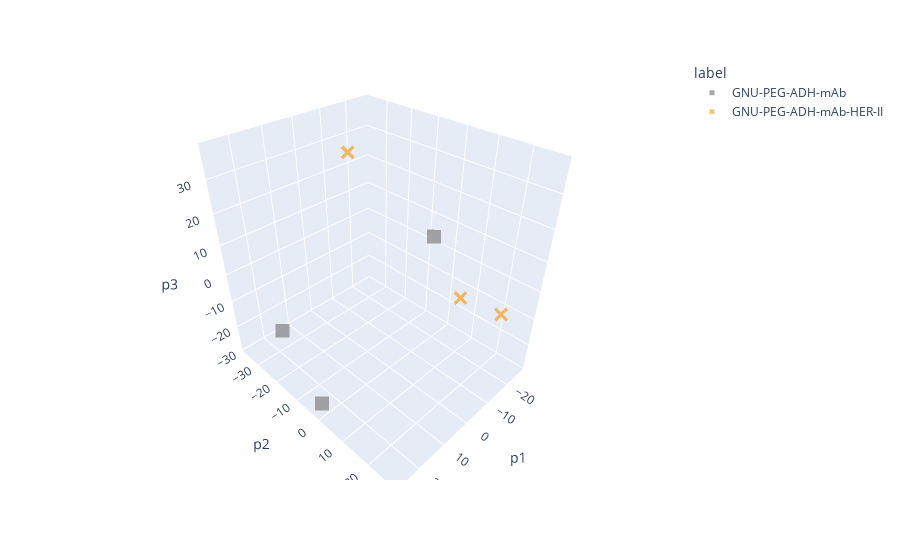

The notebook cell this image was saved under:
### Code cell
fig2 = px.scatter_3d(pls2_df, x='p1', y='p2', z='p3',
                    color='label',
                    symbol='label', opacity=0.7,
                   )
fig2.data[0].marker.color = 'grey'
fig2.data[1].marker.color = '#f5a020'
fig2.data[0].marker.symbol = 'square'
fig2.data[1].marker.symbol = 'x'
fig2.update_traces(marker=dict(size=5))

### Figure 1 — Plotly figure (JSON) as saved in the notebook; plotly's stock layout.template omitted (floating-point values rounded to 4 significant figures)
{"data": [{"hovertemplate": "label=GNU-PEG-ADH-mAb<br>p1=%{x}<br>p2=%{y}<br>p3=%{z}<extra></extra>", "legendgroup": "GNU-PEG-ADH-mAb", "marker": {"color": "grey", "opacity": 0.7, "size": 5, "symbol": "square"}, "mode": "markers", "name": "GNU-PEG-ADH-mAb", "scene": "scene", "showlegend": true, "type": "scatter3d", "x": [25.08, 26.73, 18.36], "y": [-2.582, -15.38, 28.03], "z": [-28.36, -7.744, 37.59]}, {"hovertemplate": "label=GNU-PEG-ADH-mAb-HER-II<br>p1=%{x}<br>p2=%{y}<br>p3=%{z}<extra></extra>", "legendgroup": "GNU-PEG-ADH-mAb-HER-II", "marker": {"color": "#f5a020", "opacity": 0.7, "size": 5, "symbol": "x"}, "mode": "markers", "name": "GNU-PEG-ADH-mAb-HER-II", "scene": "scene", "showlegend": true, "type": "scatter3d", "x": [-18.22, -27.1, -24.85], "y": [-36.76, 20.13, 6.57], "z": [24.48, -12.95, -13.0]}], "layout": {"legend": {"title": {"text": "label"}, "tracegroupgap": 0}, "margin": {"t": 60}, "scene": {"domain": {"x": [0, 1], "y": [0, 1]}, "xaxis": {"title": {"text": "p1"}}, "yaxis": {"title": {"text": "p2"}}, "zaxis": {"title": {"text": "p3"}}}}}
